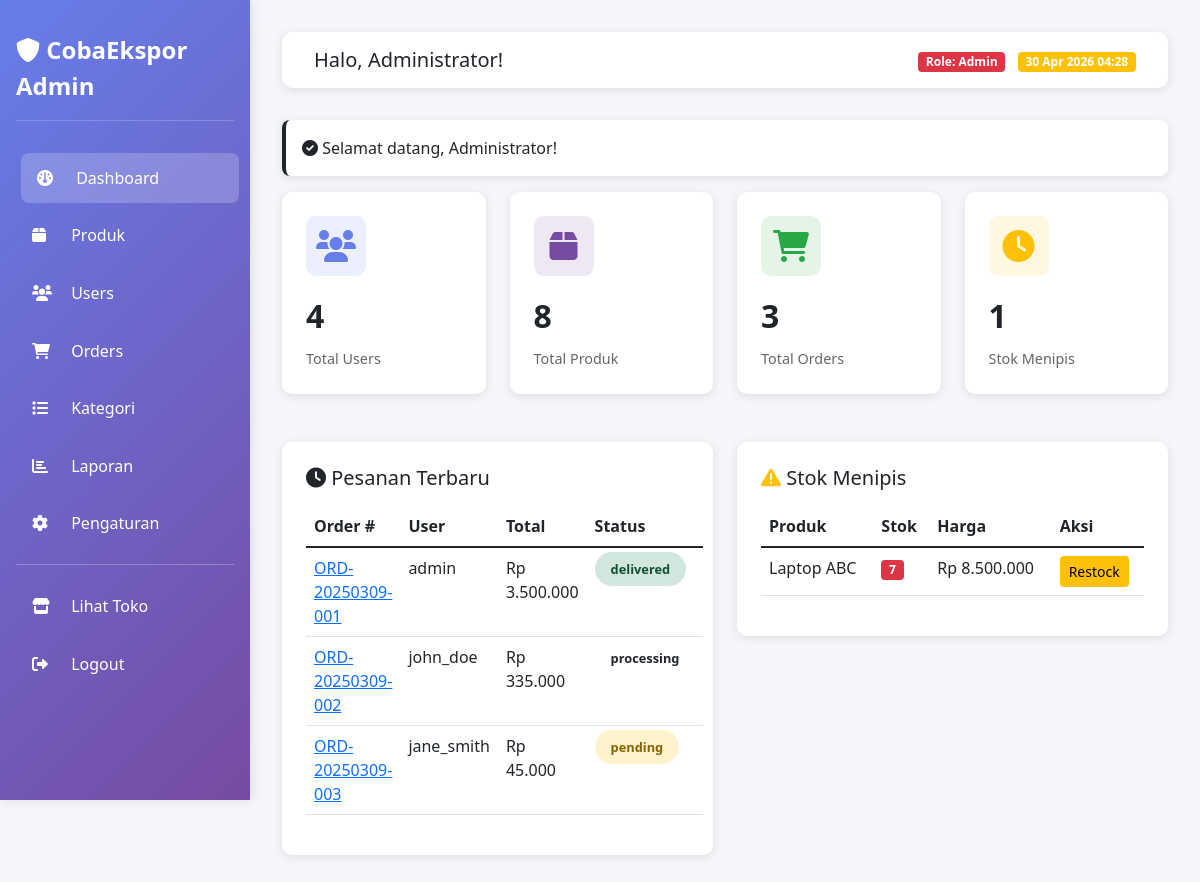
The page /admin (signed in) on the database its author committed.
### tables this page shows
CREATE TABLE `orders` (
  `id` int(11) NOT NULL,
  `order_number` varchar(50) NOT NULL,
  `user_id` int(11) NOT NULL,
  `total_amount` decimal(15,2) NOT NULL,
  `status` enum('pending','paid','processing','shipped','delivered','cancelled') DEFAULT 'pending',
  `payment_method` varchar(50) DEFAULT NULL,
  `shipping_address` text DEFAULT NULL,
  `notes` text DEFAULT NULL,
  `created_at` timestamp NOT NULL DEFAULT current_timestamp(),
  `updated_at` timestamp NOT NULL DEFAULT current_timestamp() ON UPDATE current_timestamp()
);

CREATE TABLE `users` (
  `id` int(11) NOT NULL,
  `username` varchar(50) NOT NULL,
  `email` varchar(100) NOT NULL,
  `password` varchar(255) NOT NULL,
  `full_name` varchar(100) DEFAULT NULL,
  `address` text DEFAULT NULL,
  `phone` varchar(20) DEFAULT NULL,
  `role` enum('user','admin') DEFAULT 'user',
  `avatar` varchar(255) DEFAULT 'default.jpg',
  `created_at` timestamp NOT NULL DEFAULT current_timestamp(),
  `updated_at` timestamp NOT NULL DEFAULT current_timestamp() ON UPDATE current_timestamp()
);

CREATE TABLE `products` (
  `id` int(11) NOT NULL,
  `category_id` int(11) DEFAULT NULL,
  `name` varchar(200) NOT NULL,
  `description` text DEFAULT NULL,
  `price` decimal(15,2) NOT NULL,
  `stock` int(11) DEFAULT 0,
  `image` varchar(255) DEFAULT 'default-product.jpg',
  `created_at` timestamp NOT NULL DEFAULT current_timestamp(),
  `updated_at` timestamp NOT NULL DEFAULT current_timestamp() ON UPDATE current_timestamp()
);

### app/controllers/AdminController.php (the view, shortened to what the rows shown need)
<?php
class AdminController extends Controller
{
    private $userModel;
    private $productModel;
    private $orderModel;
    public function __construct()
    {
        $this->userModel = new UserModel();
        $this->productModel = new ProductModel();
        $this->orderModel = new OrderModel();
    }
    public function dashboard()
    {
        $data = [
            'totalUsers' => $this->userModel->count(),
            'totalProducts' => $this->productModel->count(),
            'totalOrders' => $this->orderModel->count(),
            'recentOrders' => $this->orderModel->getRecent(5),
            'recentUsers' => $this->userModel->getRecent(5),
            'lowStockProducts' => $this->productModel->getLowStock(5)
        ];
        $this->renderHeader();
        $this->renderSidebar();
        $this->renderDashboard($data);
        $this->renderFooter();
    }
    private function renderHeader()
    {
        echo '<!DOCTYPE html>
        <html lang="id">
        <head>
            <link href="https://cdn.jsdelivr.net/npm/bootstrap@5.1.3/dist/css/bootstrap.min.css" rel="stylesheet">
            <link rel="stylesheet" href="https://cdnjs.cloudflare.com/ajax/libs/font-awesome/6.0.0/css/all.min.css">
        </head>
        <body>';
    }
    private function renderSidebar()
    {
        echo '<div class="main-content">';
    }
    private function renderDashboard($data)
    {
        echo '<div class="row mt-4">
            <div class="col-md-6 mb-4">
                <div class="table-card">
                    <h5 class="mb-3"><i class="fas fa-clock"></i> Pesanan Terbaru</h5>
                    <table class="table">
                        <thead>
                            <tr>
                                <th>Order #</th>
                                <th>User</th>
                                <th>Total</th>
                                <th>Status</th>
                            </tr>
                        </thead>
                        <tbody>';
        foreach ($data['recentOrders'] as $order) {
            echo '<tr>
                <td><a href="/admin/order/' . $order['id'] . '">' . $order['order_number'] . '</a></td>
                <td>' . $order['username'] . '</td>
                <td>Rp ' . number_format($order['total_amount'], 0, ',', '.') . '</td>
                <td><span class="badge-status status-' . $order['status'] . '">' . $order['status'] . '</span></td>
            </tr>';
        }
        echo '</tbody></table></div></div>';
        echo '<div class="col-md-6 mb-4">
            <div class="table-card">
                <h5 class="mb-3"><i class="fas fa-exclamation-triangle text-warning"></i> Stok Menipis</h5>
                <table class="table">
                    <thead>
                        <tr>
                            <th>Produk</th>
                            <th>Stok</th>
                            <th>Harga</th>
                            <th>Aksi</th>
                        </tr>
                    </thead>
                    <tbody>';
        foreach ($data['lowStockProducts'] as $product) {
            echo '<tr>
                <td>' . $product['name'] . '</td>
                <td><span class="badge bg-danger">' . $product['stock'] . '</span></td>
                <td>Rp ' . number_format($product['price'], 0, ',', '.') . '</td>
                <td><a href="/admin/products/edit/' . $product['id'] . '" class="btn btn-sm btn-warning">Restock</a></td>
            </tr>';
        }
        echo '</tbody></table></div></div></div>';
    }
    private function renderFooter()
    {
        echo '</div></div>';
        echo '<script src="https://cdn.jsdelivr.net/npm/bootstrap@5.1.3/dist/js/bootstrap.bundle.min.js"></script>
        <script src="https://code.jquery.com/jquery-3.6.0.min.js"></script>
        </body>
        </html>';
    }
}

### rows shown on the page
orders: order_number "ORD-20250309-001", user.username "admin", total_amount "3.500.000", status "delivered"
orders: order_number "ORD-20250309-002", user.username "john_doe", total_amount "335.000", status "processing"
orders: order_number "ORD-20250309-003", user.username "jane_smith", total_amount "45.000", status "pending"
products: name "Laptop ABC", stock "7", price "8.500.000"

### other values the page prints
$_SESSION['full_name'] "Administrator"
$_SESSION['success'] "Selamat datang, Administrator!"
$data['totalUsers'] "4"
$data['totalProducts'] "8"
$data['totalOrders'] "3"
count($data['lowStockProducts']) "1"
